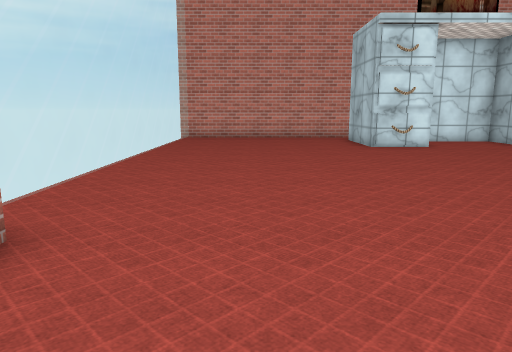
View 1 (above)

24 first-person views from a walk through a scene from a Unity 3-D project. The camera is 1.3 m above the floor, tilts 10° down and sees 70° across. The floor is counted in squares, 1 m on a side. Each view is taken from the middle of a square. On the plan, view 1 faces up. The plan holds only what a view shows up to about 15 squares ahead; the rest is blank. Some surface patterns are stand-ins.

View 2
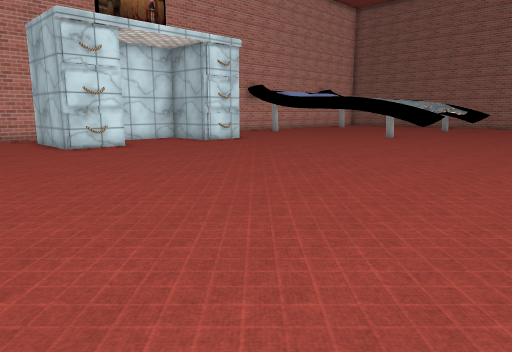

View 3
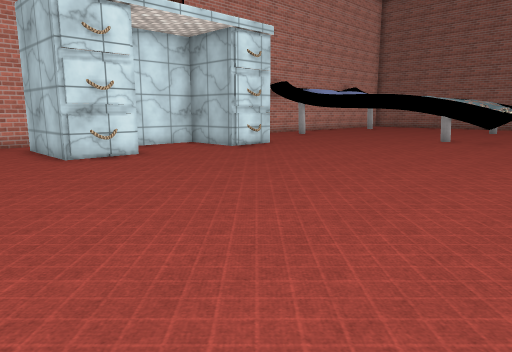

View 4
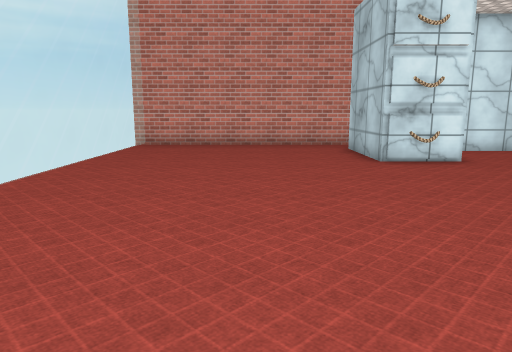

View 5
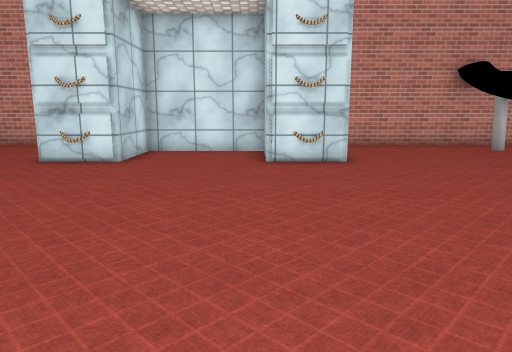

View 6
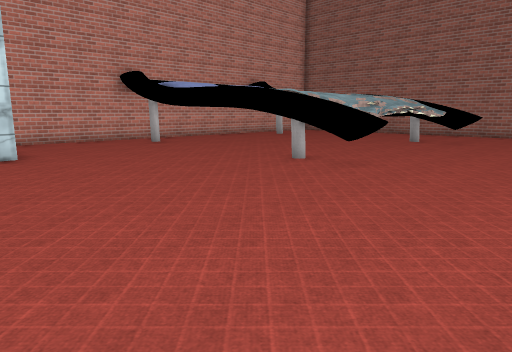

View 7
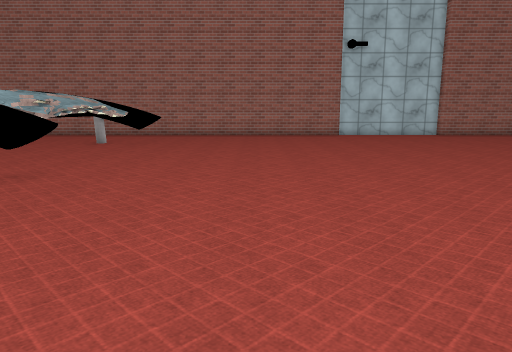

View 8
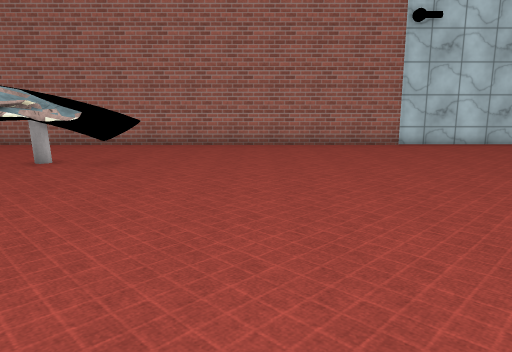

View 9
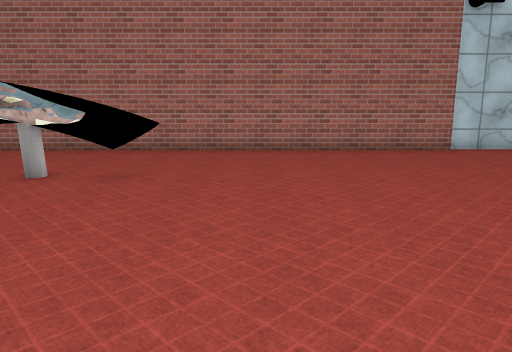

View 10
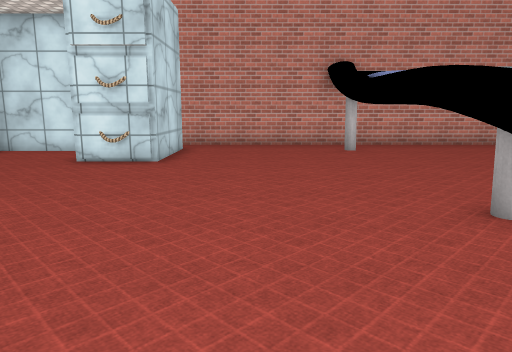

View 11
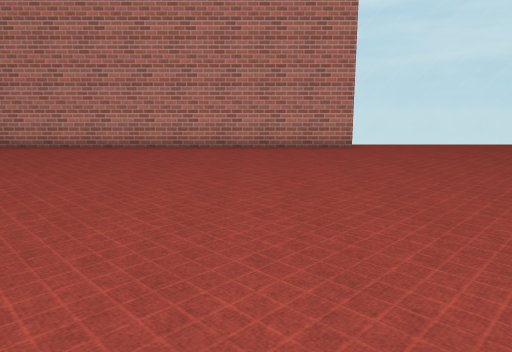

View 12
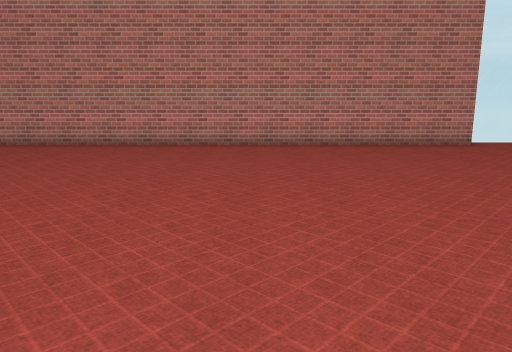

View 13
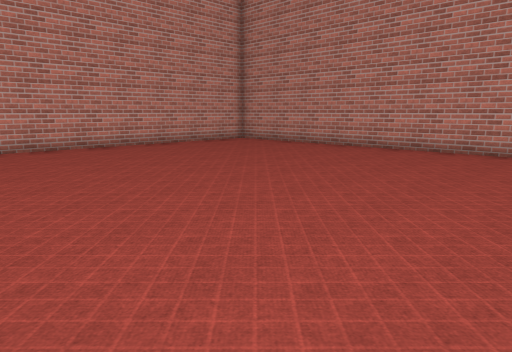

View 14
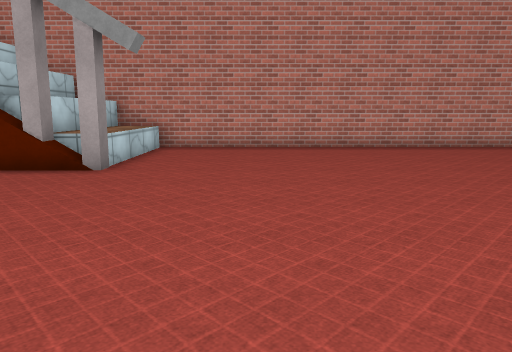

View 15
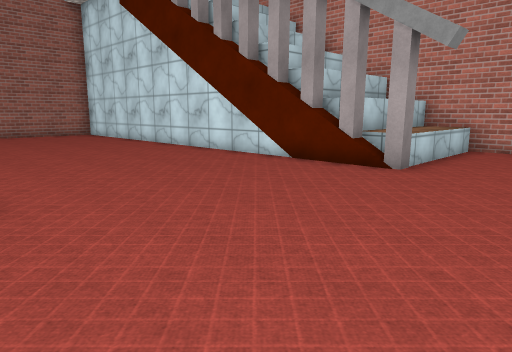

View 16
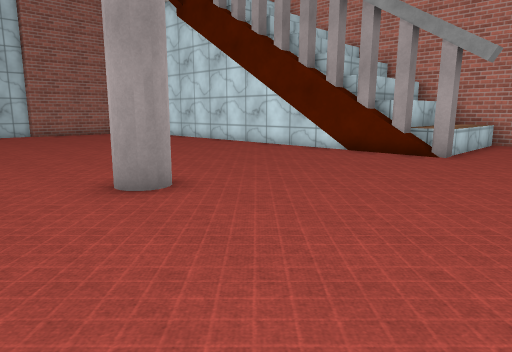

View 17
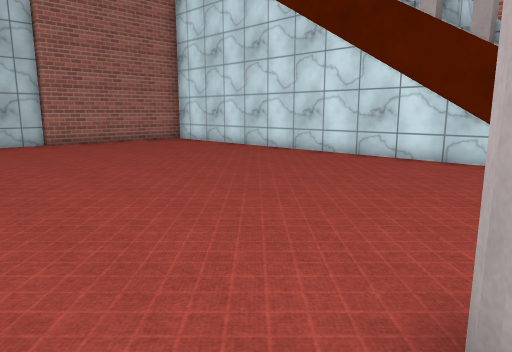

View 18
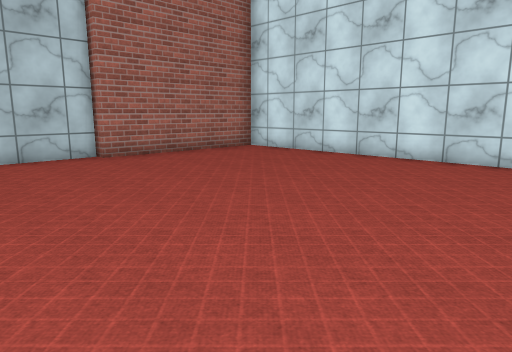

View 19
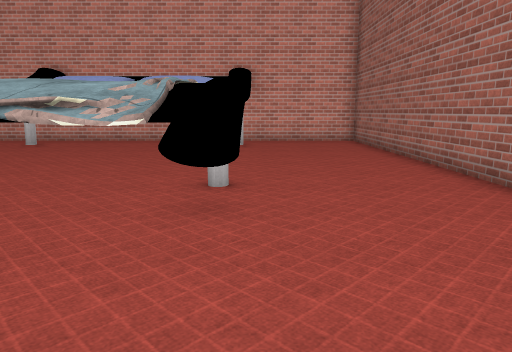

View 20
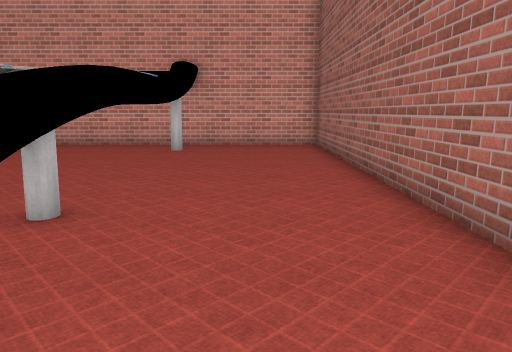

View 21
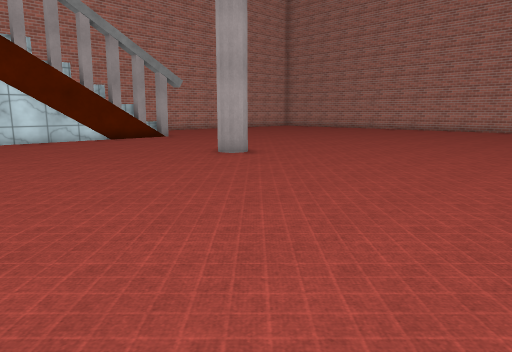

View 22
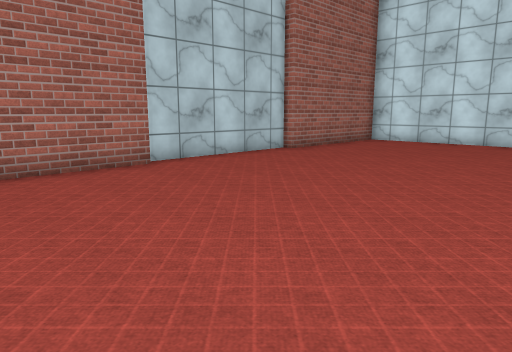

View 23
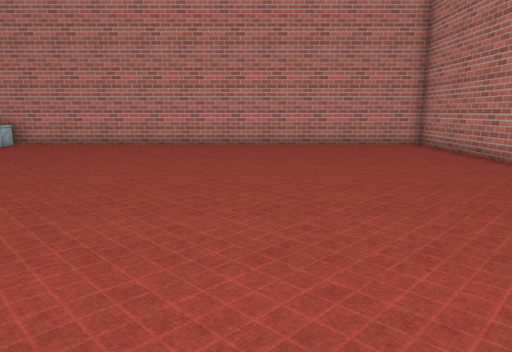

View 24
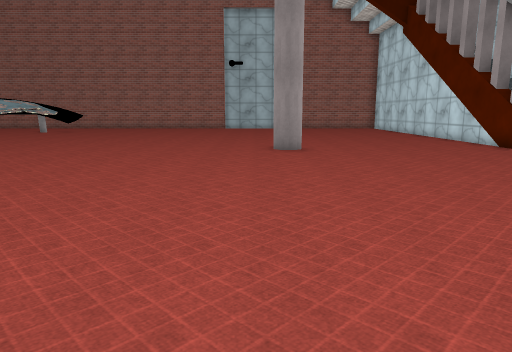

### Floor plan
Key: @ floor where view 1 was taken; # wall or solid block; x gap in a wall; . floor; = window, fence, low wall or low ledge; ^ raised ledge; T thing the floor can be seen under or through; O other object.
Columns run from 4 left of view 1 to 32 right of it. Each row starts with its distance up from view 1.
 19 ##########      #####################
 18 =........       ....................#
 17 =.......#       #...................#
 16 =.......#########.....x.OO..O.T.....#
 15 =.......###...###..... ....... .....#
 14 =.......###...###.....  ......  ....#
 13 =.....................  ......  ....#
 12 =.....................  ......  ....#
 11 =.....................  ......  ....#
 10 =.....................  ......  ....#
  9 =.....................T      TTT....#
  8 =.....................TTTTT TTTT....#
  7 =.....................^^^^^^^T^^....#
  6 =.....................^.......^=....#
  5 =...................................#
  4 =...................................#
  3 ##..................................#
  2  #..................................#
  1  #..................................#
  0  #..@...............................#
 -1  #..................................#
 -2  #..................................#
 -3  #..................................#
 -4  #..................................#
 -5  #..................................#
 -6  #..................#...............#
 -7  #..................................#
 -8  #..................................#
 -9  #..................................#
-10  #..................................#
-11  #..................................#
-12  #..................................#
-13  #..................................#
-14  #................###################
-15  #................^^^
-16  #................^^
-17  #................^^
-18  #................^^
-19  #................^^
-20  ###################

Positions as (right, up) in squares from view 1, and headings:
1: (0, 0), facing up
2: (0, 0), facing up-right
3: (1, 3), facing up-right
4: (1, 4), facing up
5: (10, 4), facing up
6: (10, 2), facing up-right
7: (11, 2), facing right
8: (17, 3), facing right
9: (19, 4), facing right
10: (15, 4), facing up
11: (11, 0), facing left
12: (12, -5), facing left
13: (10, -6), facing down-left
14: (10, -6), facing down
15: (10, -6), facing down-right
16: (10, -3), facing down-right
17: (16, -4), facing down-right
18: (21, -4), facing down-right
19: (27, 2), facing up
20: (29, 4), facing up
21: (24, 3), facing down-left
22: (23, 2), facing down-right
23: (4, -5), facing down
24: (3, -5), facing right
